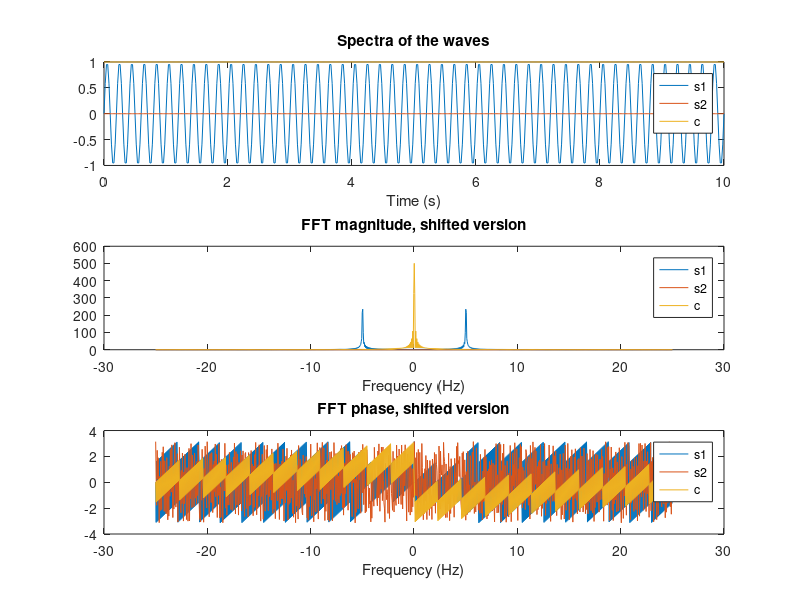

MATLAB code for this plot:
%% Excercise 07-10-'20

f1 = 5; % Frequency 1 in 5 Hz
f2 = 50; % Frequency 2 in 50 Hz

%Sampling frequence has to conform to Nyquist theorem, so min of 2*20 =40.
Fs = 50; 
T_max = 10; 
nfft = 1024;
% Consider the following signals:
t = 0:1/Fs:T_max;

s1 = sin(2*pi*t*f1); % 5 Hz sine wave
s2 = sin(2*pi*t*f2); % 50 Hz sine wave
c = cos(2*pi*t*f2); % 5 Hz cosine wave

% % And their combinations:
% x1 = s1*0.8+s2*0.2;
% x2 = s1*0.8+c1*0.2;
% x3 = [s1,s2];

%plotting spectra of the waves
subplot(3,1,1)
plot(t,s1,t,s2,t,c)
xlabel('Time (s)')
title('Spectra of the waves')
legend('s1', 's2','c')

%plotting FFT magnitude spectra
f=linspace(-Fs/2,Fs/2,nfft);
S1=fft(s1,nfft);
S2=fft(s2,nfft);
C=fft(c,nfft);
subplot(3,1,2)
plot(f,abs(fftshift(S1)),f,abs(fftshift(S2)),f,abs(fftshift(C)))
xlabel('Frequency (Hz)')
title('FFT magnitude, shifted version')
legend('s1','s2','c')

%plotting FFT phase spectra
subplot(3,1,3)
plot(f,angle(fftshift(S1)),f,angle(fftshift(S2)),f,angle(fftshift(C)))
xlabel('Frequency (Hz)')
title('FFT phase, shifted version')
legend('s1','s2','c')

%% Results

%Spectra of the waves: s1 has a sine shape, whilst s2 and c are straight
% lines at 0 and 1 respectively. 
%FFT magnitude: s1 has a magnitude at peak 0, s2 is a horizontal line at 0, c
% has a magnitude peak at 0.
%Phase: s1 and c have similar phase between -5 and 5 Hz, s2 is slightly
% different than both.
% Fs = 50; 
% T_max = 0.1; 
% nfft = 1024;

%Spectra of the waves: s1 has a sine shape, whilst s2 and c are straight
% lines at 0 and 1 respectively. 
%FFT magnitude: s1 has a magnitutde peak at -5 and 5 Hz, s2 is a straight line,
% c has a magnitude peak at 0. There is a reasonably lot of leakage.
%Phase: s1 changes in amplitude between -5 and 5 Hz, s2 doesn't change, c
% goes 'lower' after 0 Hz.
% Fs = 50; 
% T_max = 2; 
% nfft = 1024;

%Spectra of the waves: s1 has a sine shape, with a higher frequency than
% previous settings. s2 and c are straight lines at 0 and 1 respectively. 
%FFT magnitude: s1 has two magnitude peaks at -5 and 5 Hz, s2 is a straight
% line (doesn't have a peak), c has a peak at 0 Hz. There is a lot less
% leakage than with the previous settings.
%Phase: s1 changes in amplitude between -5 and 5 Hz, s2 has a general 
% oscillating figure, c goes 'lower' after 0 Hz.
% Fs = 50; 
% T_max = 10; 
% nfft = 1024;

% Fs = 150; 
% T_max = 10; 
% nfft = 64;
%Spectra of the waves: All signals are shown as waves. However, detail of
% all waves is lost in 10 second timeframe.
%FFT magnitude: s1 has a magnitude around +5 and -5, s2 and s3 have magnitudes
% at -50 and +50 (both as expected). There is leakage (because of low nfft)
%Phase: s1 and s2 change in amplitude between -5 and +5. s2 and c change at 50Hz.

% Fs = 150; 
% T_max = 10;
% nfft = 1024;
%Spectra of the waves: All signals are shown as waves. However, detail of
% all waves is lost in 10 second timeframe.
%FFT magnitude: s1 has a magnitude around +5 and -5, s2 and s3 have magnitudes
% at -50 and +50 (both as expected). Little leakage because of long
% recording time.
%Phase: s1 and s2 change in amplitude between -5 and +5. s2 and c change at 50Hz.

% Fs = 1000; 
% T_max = 0.1; 
% nfft = 1024;
%Spectra of the waves: All signals are shown as waves (as a result of the
% high Fs)
%FFT magnitude: s1 has a magnitude around +5 and -5, s2 and s3 have magnitudes
% at -50 and +50 (both as expected). Leakage due to short recording
% time.
%Phase: s1 changes in amplitude between -5 and +5. 

%Spectra of the waves: All waves show sinuso?d behaviour or a variation of
% it. Important to note is that the frequency of  c and s2 are much higher
% that of s1, due to the frequency being at 50Hz instead of 5. 
%FFT magnitude: The magnitude of FFT is as expected, and relatively clean.
% however when zoomed in to their respective peaks the peaks appear wider.
% s1 shows peaks at -50/50, s2 is flat line at 0, c shows peaks at -5/5.
%Phase: s2 and c show an inverted wave of eachother but similar in other
% regards. s1 shows a different pattern and inverses itself between -5/5
% Fs = 1000; 
% T_max = 2; 
% nfft = 1024;

%Spectra of the waves: Incredibly dense spectrum is visible. Still follow 
% the same patterns as stated above. all run at a magnitude of -1/1
%FFT magnitude: s1 has a higher FFT magnitude in comparison to s2/c and
% peaks between 5 and 10Hz. s2/c peak at -40/55. 
%Phase: phase of s1 rises slowly when freq goes more towards positive, 
% however nearing 0 it rises more quickly. For s2 it follows the same slow 
% ascending pattern, only there is a single osscilating motion when
% reaching -50Hz. The opposite is true for c, where it follows a downward
% "escalator" motion from -50Hz.
% Fs = 1000; 
% T_max = 10; 
% nfft = 64;

%Spectra of the waves: No difference as the one directly above. As the they
% run the same Hz and Fs
%FFT magnitude: Amplitude of s2 and c peak both at -50/50. s1 peaks at -5/5
% Hz.
%Phase: c Shows a more drawn-out "escalator" motion from -50Hz to 50hz now.
% The same goes for s2, but now and inverse "escalator" motion. s1 is 
% relatively stable without much change until it reaches -5 to 5Hz, where 
% rapid ascension is gone through, before gradual descent, where rapid
% ascension happens at around 5Hz.
% Fs = 1000; 
% T_max = 10; 
% nfft = 1024;



